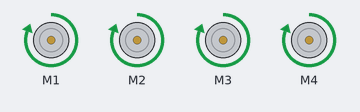
A sketch run on a simulated Arduino Uno, built with avr-gcc and run on an emulated ATmega328P. Parts: 4 × DC motor (green arrow = forward, orange = backward, longer = faster).

Above: at 0.1 s.
Timing chart, 0 to 1.6 s (numbered marks = the images above):
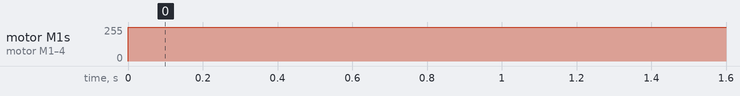

The sketch:

MecanumBot.ino
```cpp
#include <AFMotor.h>

AF_DCMotor FrontRight(1);
AF_DCMotor FrontLeft(2);
AF_DCMotor BackLeft(3);
AF_DCMotor BackRight(4);


void setup()
{

  FrontRight.run(RELEASE);
  FrontLeft.run(RELEASE);
  BackLeft.run(RELEASE);
  BackRight.run(RELEASE);
}

void loop()
{
  uint8_t i;

  // Turn on motors
  FrontRight.run(FORWARD);
  FrontLeft.run(FORWARD);
  BackLeft.run(FORWARD);
 BackRight.run(FORWARD);

FrontRight.setSpeed(255);
FrontLeft.setSpeed(255);
BackLeft.setSpeed(255);
BackRight.setSpeed(255);
}
```

Measured:
- by itself, motor M1–4: stopped → forward 255/255 at 0.00 s
